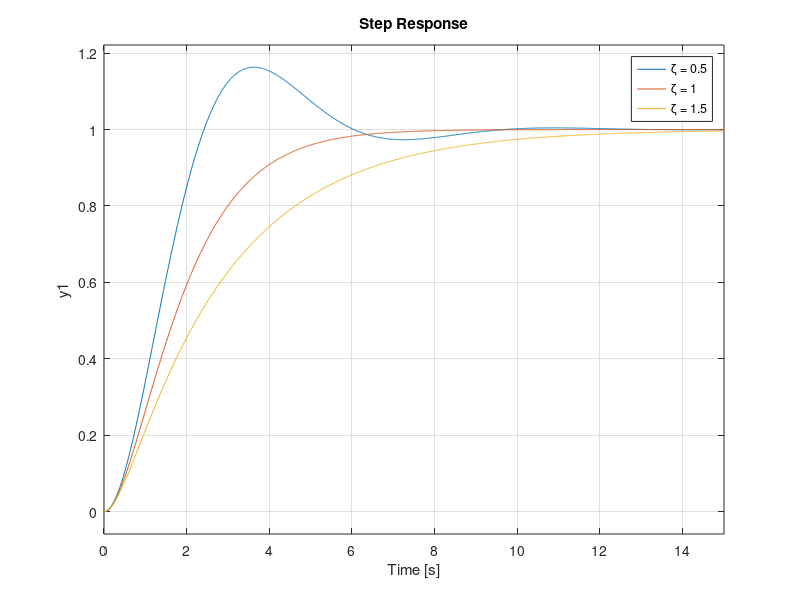

MATLAB code for this plot: (Note: this script raises an error after producing the figure.)
%% Ch.1 — Second-order responses in code
% Process Dynamics and Control, SeoulTech — slide 40
% https://seoultechpse.github.io/ProCon/ch1/ch1_dynamics.html#/7/5
% Requires: Control System Toolbox

clear; close all; clc

t = 0:0.01:15;
step(tf(1, [1 1 1]), tf(1, [1 2 1]), tf(1, [1 3 1]), t)   % zeta = 0.5, 1, 1.5
legend('\zeta = 0.5', '\zeta = 1', '\zeta = 1.5')

S = stepinfo(tf(1, [1 0.6 1]))                             % zeta = 0.3
% Simulink: Step -> three Transfer Fcn blocks in parallel -> Scope
